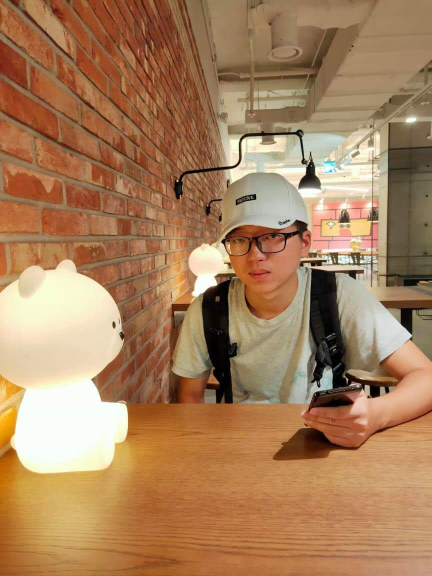
#> input picture 資料分析作業/HW5/photosticker.jpeg, 864 x 1152 px (shown at 1/2 size)
$ python 6..py
#> lines starting #> are read from the running program, lines starting #| are printed output that depends on the picture
# -*- coding: utf-8 -*-
"""
Created on Tue Apr  6 17:04:07 2021

@author: danny
"""

from PIL import Image
pic=Image.open('photosticker.jpeg')
#> pic is the input picture: PIL image 864x1152 RGB; mean R, G, B 168.3, 128.7, 92.5
pic=pic.resize((50,50))
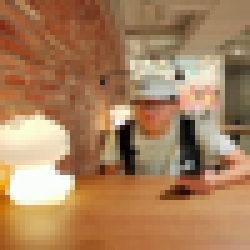
#> pic: PIL image 50x50 RGB (shown 5 times larger); mean R, G, B 168.3, 128.7, 92.5
picobj=Image.new('RGB',(420,220),'Yellow')
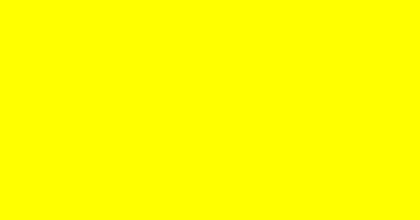
#> picobj: PIL image 420x220 RGB; mean R, G, B 255, 255, 0
for i in range(4):
    for j in range(8):
        x=j*50+10
        y=i*50+10
        picobj.paste(pic,(x,y))
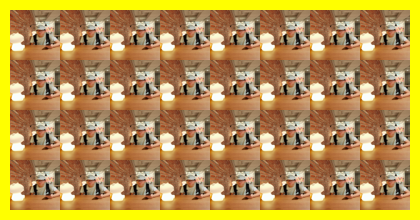
#> picobj: PIL image 420x220 RGB; mean R, G, B 179.9, 145.7, 80.1
picobj.save('myfig1.jpg')

$ run again, with 資料分析作業/HW5/THU.jfif saved as 資料分析作業/HW5/photosticker.jpeg
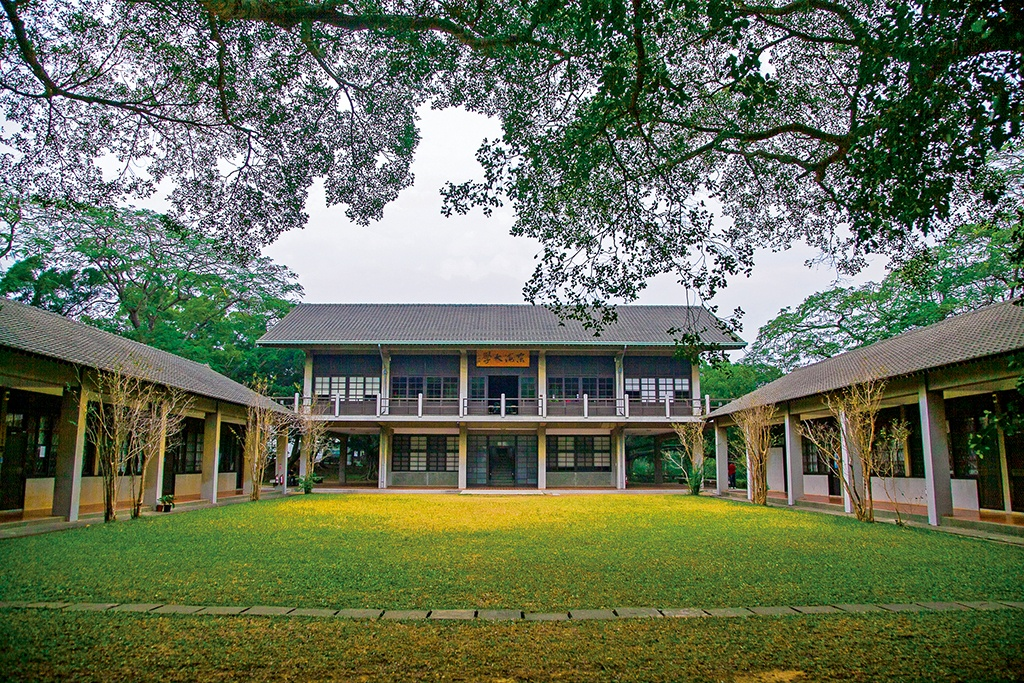
#> input picture 資料分析作業/HW5/THU.jfif, 1024 x 683 px
#> pic is the input picture: PIL image 1024x683 RGB; mean R, G, B 103.5, 112.5, 88.7
#> `pic=pic.resize((50,50))`:
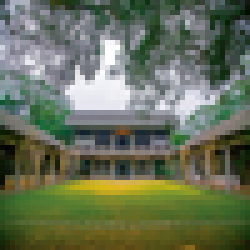
#> pic: PIL image 50x50 RGB (shown 5 times larger); mean R, G, B 103.5, 112.5, 88.7
#> after the loop `for i in range(4):`:
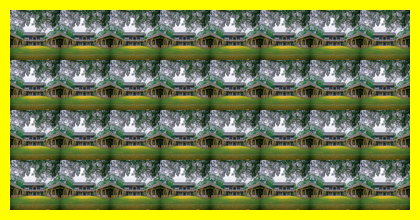
#> picobj: PIL image 420x220 RGB; mean R, G, B 123.8, 131.6, 76.8
